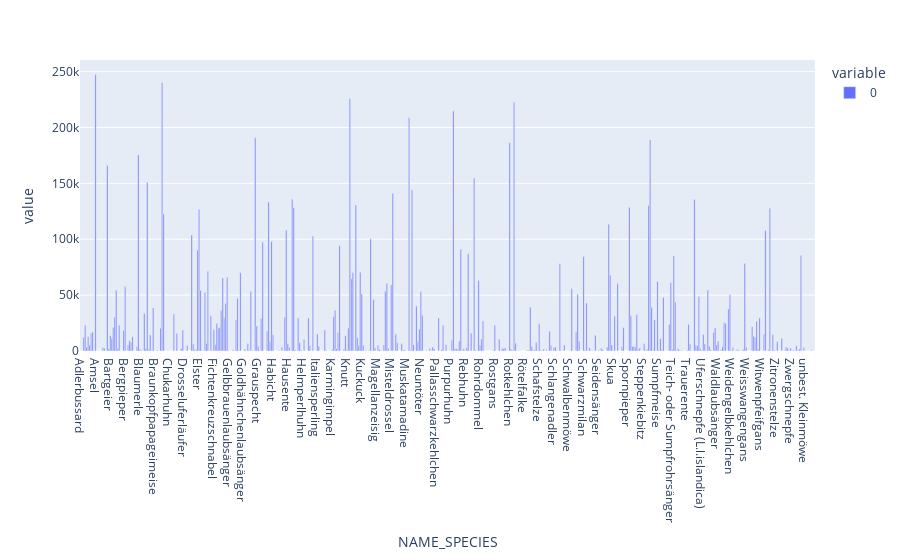

The notebook cell this image was saved under:
### Code cell
fig = px.bar(n_per_species)
fig.show()

### Figure 1 — Plotly figure (JSON) as saved in the notebook; plotly's stock layout.template omitted (floating-point values rounded to 4 significant figures; data arrays with more than 128 entries replaced by an {"elided": "..."} marker saying what was removed)
{"data": [{"alignmentgroup": "True", "hovertemplate": "variable=0<br>NAME_SPECIES=%{x}<br>value=%{y}<extra></extra>", "legendgroup": "0", "marker": {"color": "#636efa", "pattern": {"shape": ""}}, "name": "0", "offsetgroup": "0", "orientation": "v", "showlegend": true, "textposition": "auto", "type": "bar", "x": {"elided": "497 str values"}, "xaxis": "x", "y": {"elided": "497 int values"}, "yaxis": "y"}], "layout": {"barmode": "relative", "legend": {"title": {"text": "variable"}, "tracegroupgap": 0}, "margin": {"t": 60}, "xaxis": {"anchor": "y", "domain": [0, 1], "title": {"text": "NAME_SPECIES"}}, "yaxis": {"anchor": "x", "domain": [0, 1], "title": {"text": "value"}}}}
